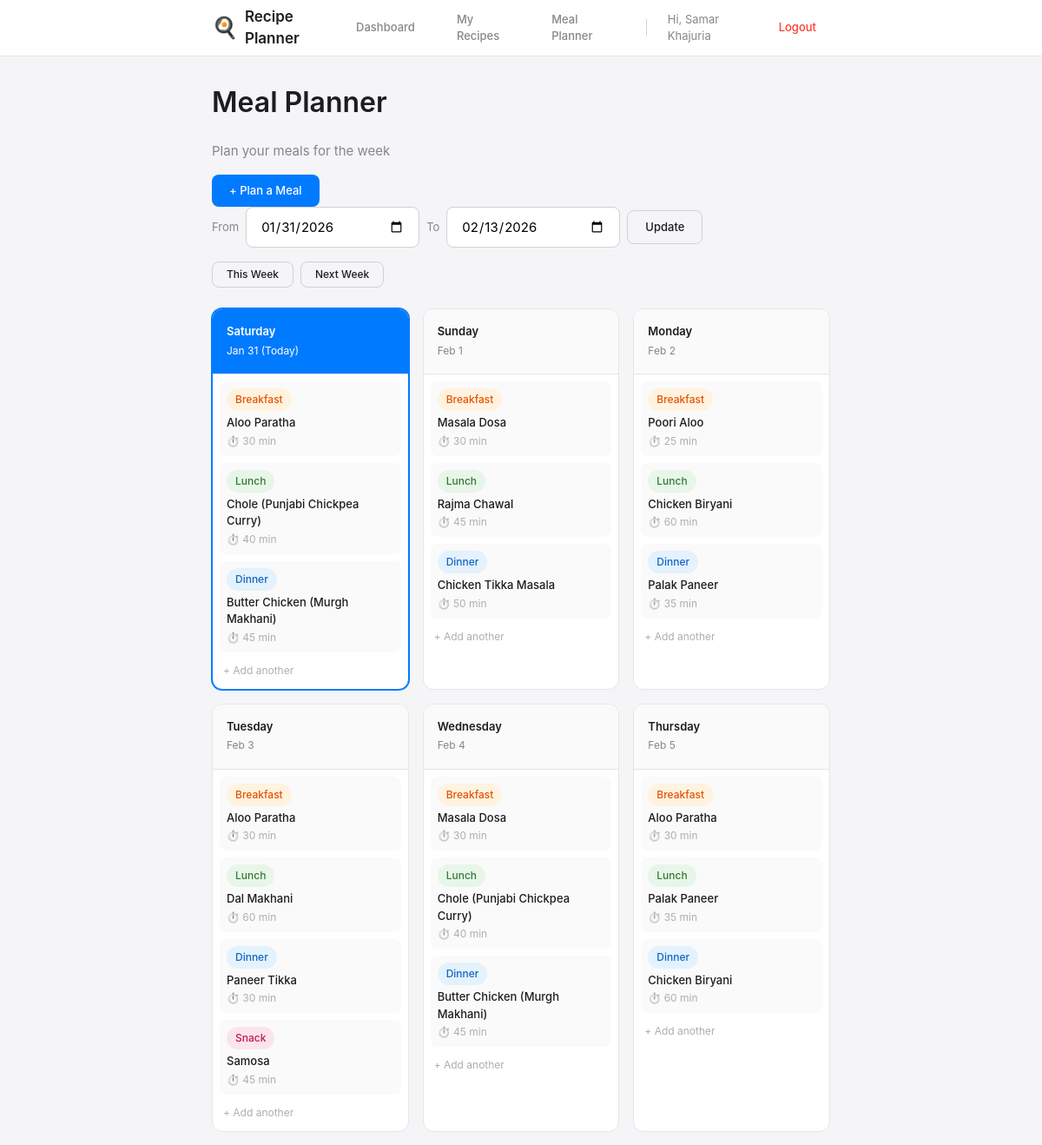
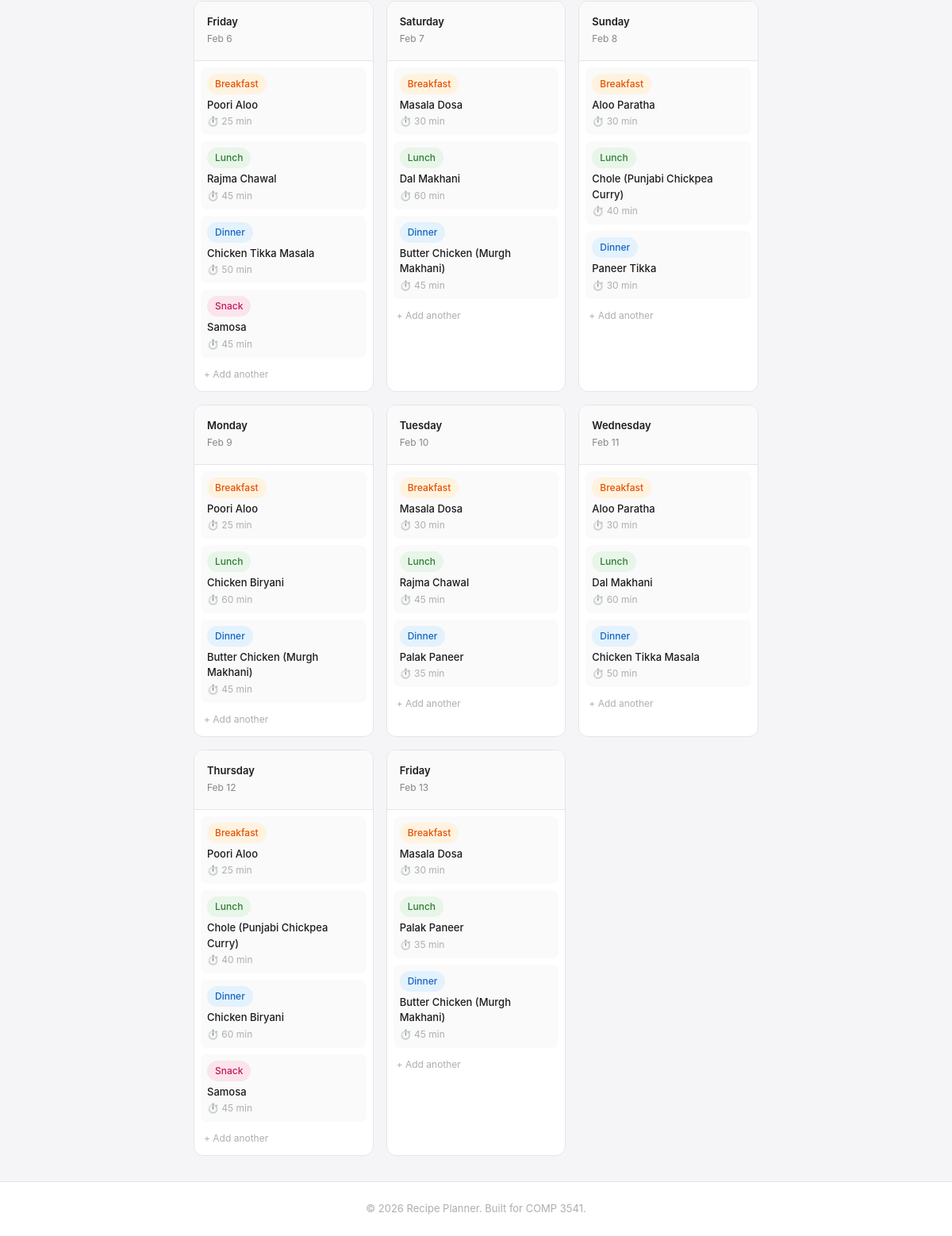
Screenshot of /meals/planner.php (signed in) with the database file from the repository (2 pictures, top to bottom).
### tables this page shows
CREATE TABLE meal_plans (
  id INT AUTO_INCREMENT PRIMARY KEY,
  user_id INT NOT NULL,
  recipe_id INT NOT NULL,
  meal_date DATE NOT NULL,
  meal_type ENUM('breakfast', 'lunch', 'dinner', 'snack') NOT NULL,
  created_at TIMESTAMP DEFAULT CURRENT_TIMESTAMP,
  FOREIGN KEY (user_id) REFERENCES users(id) ON DELETE CASCADE,
  FOREIGN KEY (recipe_id) REFERENCES recipes(id) ON DELETE CASCADE
);

CREATE TABLE recipes (
  id INT AUTO_INCREMENT PRIMARY KEY,
  user_id INT NOT NULL,
  title VARCHAR(255) NOT NULL,
  description TEXT,
  ingredients TEXT NOT NULL,
  instructions TEXT NOT NULL,
  prep_time INT DEFAULT 0 COMMENT 'Preparation time in minutes',
  created_at TIMESTAMP DEFAULT CURRENT_TIMESTAMP,
  FOREIGN KEY (user_id) REFERENCES users(id) ON DELETE CASCADE
);

### includes/database.php (called while the page is built, shortened)
<?php
$dsn = 'mysql:host=localhost;dbname=recipe_planner';
$username = 'root';
$password = 'root';
$options = [
  PDO::ATTR_ERRMODE => PDO::ERRMODE_EXCEPTION,
  PDO::ATTR_DEFAULT_FETCH_MODE => PDO::FETCH_ASSOC,
];
try {
  $db = new PDO($dsn, $username, $password, $options);
} catch (PDOException $e) {
  $error_message = $e->getMessage();
  include __DIR__ . '/database_error.php';
  exit;
}
function db_query($sql, $params = [])
{
  global $db;
  try {
    $stmt = $db->prepare($sql);
    $stmt->execute($params);
    return $stmt->fetchAll();
  } catch (PDOException $e) {
    $error_message = $e->getMessage();
    include __DIR__ . '/database_error.php';
    exit;
  }
}
?>

### meals/planner.php (the view, shortened to what this page needs)
<?php
require_once __DIR__ . '/../includes/database.php';
$user_id = $_SESSION['user_id'];
$start_date = $_GET['start'] ?? date('Y-m-d');
$end_date = $_GET['end'] ?? date('Y-m-d', strtotime('+13 days'));
$meals = db_query(
    "SELECT mp.id, mp.meal_date, mp.meal_type, mp.created_at,
          r.id as recipe_id, r.title as recipe_title, r.prep_time
   FROM meal_plans mp
   JOIN recipes r ON mp.recipe_id = r.id
   WHERE mp.user_id = ? AND mp.meal_date >= ? AND mp.meal_date <= ?
   ORDER BY mp.meal_date ASC, FIELD(mp.meal_type, 'breakfast', 'lunch', 'dinner', 'snack')",
    [$user_id, $start_date, $end_date]
);
$meals_by_date = [];
foreach ($meals as $meal) {
    $date = $meal['meal_date'];
    if (!isset($meals_by_date[$date])) {
        $meals_by_date[$date] = [];
    }
    $meals_by_date[$date][] = $meal;
}
$date_range = [];
$current = strtotime($start_date);
$end = strtotime($end_date);
while ($current <= $end) {
    $date_range[] = date('Y-m-d', $current);
    $current = strtotime('+1 day', $current);
}
include __DIR__ . '/../includes/header.php';
?>
<div class="page-header">
    <div>
        <h1>Meal Planner</h1>
        <p>Plan your meals for the week</p>
    </div>
    <a href="add.php" class="btn btn-primary">+ Plan a Meal</a>
</div>
<div class="toolbar">
    <form method="GET" action="" class="toolbar-form">
        <div class="date-range-group">
            <label class="form-label-inline">From</label>
            <input type="date" name="start" class="form-input" value="<?= htmlspecialchars($start_date) ?>" />
            <label class="form-label-inline">To</label>
            <input type="date" name="end" class="form-input" value="<?= htmlspecialchars($end_date) ?>" />
            <button type="submit" class="btn btn-secondary">Update</button>
        </div>
    </form>
    <div class="toolbar-spacer"></div>
    <div class="quick-nav">
        <a href="?start=<?= date('Y-m-d') ?>&end=<?= date('Y-m-d', strtotime('+6 days')) ?>"
            class="btn btn-sm btn-secondary">This Week</a>
        <a href="?start=<?= date('Y-m-d', strtotime('next monday')) ?>&end=<?= date('Y-m-d', strtotime('next monday +6 days')) ?>"
            class="btn btn-sm btn-secondary">Next Week</a>
    </div>
</div>
<div class="meal-calendar">
    <?php foreach ($date_range as $date):
        $is_today = $date === date('Y-m-d');
        $is_past = $date < date('Y-m-d');
        $day_meals = $meals_by_date[$date] ?? [];
        $day_name = date('l', strtotime($date));
        $day_date = date('M j', strtotime($date));
        ?>
        <div class="calendar-day <?= $is_today ? 'is-today' : '' ?> <?= $is_past ? 'is-past' : '' ?>">
            <div class="day-header">
                <span class="day-name">
                    <?= $day_name ?>
                </span>
                <span class="day-date">
                    <?= $day_date ?>
                    <?= $is_today ? ' (Today)' : '' ?>
                </span>
            </div>
            <div class="day-meals">
                <?php if (empty($day_meals)): ?>
                    <div class="no-meals">
                        <a href="add.php?date=<?= $date ?>" class="add-meal-link">+ Add meal</a>
                    </div>
                <?php else: ?>
                    <?php foreach ($day_meals as $meal): ?>
                        <div class="meal-card">
                            <div class="meal-card-header">
                                <span class="badge badge-<?= $meal['meal_type'] ?>">
                                    <?= $meal['meal_type'] ?>
                                </span>
                            </div>
                            <div class="meal-card-title">
                                <?= htmlspecialchars($meal['recipe_title']) ?>
                            </div>
                            <div class="meal-card-meta">⏱️
                                <?= $meal['prep_time'] ?> min
                            </div>
                        </div>
                    <?php endforeach; ?>
                    <a href="add.php?date=<?= $date ?>" class="add-meal-link small">+ Add another</a>
                <?php endif; ?>
            </div>
        </div>
    <?php endforeach; ?>
</div>
<?php include __DIR__ . '/../includes/footer.php'; ?>

### main.css (style rules this page uses)
:root { --color-primary: #007aff; --color-primary-hover: #0056b3; --color-danger: #ff3b30; --color-danger-hover: #d32f2f; --color-success: #34c759; --color-warning: #ff9500; --color-white: #ffffff; --color-bg: #f5f5f7; --color-bg-secondary: #fafafa; --color-border: #d1d1d6; --color-border-light: #e5e5ea; --color-text: #1d1d1f; --color-text-secondary: #86868b; --color-text-tertiary: #aeaeb2; --space-xs: 4px; --space-sm: 8px; --space-md: 16px; --space-lg: 24px; --space-xl: 32px; --space-2xl: 48px; --radius-sm: 6px; --radius-md: 8px; --radius-lg: 12px; --radius-xl: 16px; --shadow-sm: 0 1px 2px rgba(0, 0, 0, 0.04); --shadow-md: 0 4px 12px rgba(0, 0, 0, 0.08); --shadow-lg: 0 8px 24px rgba(0, 0, 0, 0.12); --font-family: -apple-system, BlinkMacSystemFont, "Segoe UI", Roboto, Helvetica, Arial, sans-serif; --font-size-xs: 12px; --font-size-sm: 13px; --font-size-base: 15px; --font-size-lg: 17px; --font-size-xl: 20px; --font-size-2xl: 24px; --font-size-3xl: 32px; --max-width: 760px; --header-height: 64px; }
*, *::before, *::after { margin: 0; padding: 0; box-sizing: border-box; }
html { font-size: 16px; -webkit-font-smoothing: antialiased; -moz-osx-font-smoothing: grayscale; }
body { font-family: var(--font-family); font-size: var(--font-size-base); line-height: 1.5; color: var(--color-text); background: var(--color-bg); min-height: 100vh; display: flex; flex-direction: column; }
a { color: var(--color-primary); text-decoration: none; transition: opacity 0.2s ease; }
h1, h2, h3, h4, h5, h6 { font-weight: 600; line-height: 1.3; color: var(--color-text); }
h1 { font-size: var(--font-size-3xl); margin-bottom: var(--space-lg); }
p { margin-bottom: var(--space-md); color: var(--color-text-secondary); }
.btn { display: inline-flex; align-items: center; justify-content: center; gap: var(--space-sm); font-family: var(--font-family); font-size: var(--font-size-sm); font-weight: 500; line-height: 1; padding: 12px 20px; border: none; border-radius: var(--radius-md); cursor: pointer; transition: all 0.2s ease; text-decoration: none; }
.btn-sm { padding: 8px 16px; font-size: var(--font-size-xs); }
.btn-primary { background: var(--color-primary); color: var(--color-white); }
.btn-secondary { background: var(--color-bg); color: var(--color-text); border: 1px solid var(--color-border); }
.form-input, .form-select, .form-textarea { width: 100%; font-family: var(--font-family); font-size: var(--font-size-base); padding: 12px 16px; background: var(--color-white); border: 1px solid var(--color-border); border-radius: var(--radius-md); transition: all 0.2s ease; outline: none; }
.form-input::placeholder { color: var(--color-text-tertiary); }
.toolbar { display: flex; gap: var(--space-md); margin-bottom: var(--space-lg); flex-wrap: wrap; }
.toolbar .form-input, .toolbar .form-select { width: auto; min-width: 200px; }
.toolbar-spacer { flex: 1; }
.badge { display: inline-block; padding: 4px 10px; font-size: var(--font-size-xs); font-weight: 500; border-radius: 100px; text-transform: capitalize; }
.badge-breakfast { background: #fff3e0; color: #e65100; }
.badge-lunch { background: #e8f5e9; color: #2e7d32; }
.badge-dinner { background: #e3f2fd; color: #1565c0; }
.badge-snack { background: #fce4ec; color: #c2185b; }

### rows the page displays
meal_plans: meal_type "Breakfast", recipe.title "Aloo Paratha", recipe.prep_time "30"
meal_plans: meal_type "Lunch", recipe.title "Chole (Punjabi Chickpea Curry)", recipe.prep_time "40"
meal_plans: meal_type "Dinner", recipe.title "Butter Chicken (Murgh Makhani)", recipe.prep_time "45"
meal_plans: meal_type "Breakfast", recipe.title "Masala Dosa", recipe.prep_time "30"
meal_plans: meal_type "Lunch", recipe.title "Rajma Chawal", recipe.prep_time "45"
meal_plans: meal_type "Dinner", recipe.title "Chicken Tikka Masala", recipe.prep_time "50"
meal_plans: meal_type "Breakfast", recipe.title "Poori Aloo", recipe.prep_time "25"
meal_plans: meal_type "Lunch", recipe.title "Chicken Biryani", recipe.prep_time "60"
meal_plans: meal_type "Dinner", recipe.title "Palak Paneer", recipe.prep_time "35"
meal_plans: meal_type "Breakfast", recipe.title "Aloo Paratha", recipe.prep_time "30"
meal_plans: meal_type "Lunch", recipe.title "Dal Makhani", recipe.prep_time "60"
meal_plans: meal_type "Dinner", recipe.title "Paneer Tikka", recipe.prep_time "30"
meal_plans: meal_type "Snack", recipe.title "Samosa", recipe.prep_time "45"
meal_plans: meal_type "Breakfast", recipe.title "Masala Dosa", recipe.prep_time "30"
meal_plans: meal_type "Lunch", recipe.title "Chole (Punjabi Chickpea Curry)", recipe.prep_time "40"
meal_plans: meal_type "Dinner", recipe.title "Butter Chicken (Murgh Makhani)", recipe.prep_time "45"
meal_plans: meal_type "Breakfast", recipe.title "Aloo Paratha", recipe.prep_time "30"
meal_plans: meal_type "Lunch", recipe.title "Palak Paneer", recipe.prep_time "35"
meal_plans: meal_type "Dinner", recipe.title "Chicken Biryani", recipe.prep_time "60"
meal_plans: meal_type "Breakfast", recipe.title "Poori Aloo", recipe.prep_time "25"
meal_plans: meal_type "Lunch", recipe.title "Rajma Chawal", recipe.prep_time "45"
meal_plans: meal_type "Dinner", recipe.title "Chicken Tikka Masala", recipe.prep_time "50"
meal_plans: meal_type "Snack", recipe.title "Samosa", recipe.prep_time "45"
meal_plans: meal_type "Breakfast", recipe.title "Masala Dosa", recipe.prep_time "30"
meal_plans: meal_type "Lunch", recipe.title "Dal Makhani", recipe.prep_time "60"
meal_plans: meal_type "Dinner", recipe.title "Butter Chicken (Murgh Makhani)", recipe.prep_time "45"
meal_plans: meal_type "Breakfast", recipe.title "Aloo Paratha", recipe.prep_time "30"
meal_plans: meal_type "Lunch", recipe.title "Chole (Punjabi Chickpea Curry)", recipe.prep_time "40"
meal_plans: meal_type "Dinner", recipe.title "Paneer Tikka", recipe.prep_time "30"
meal_plans: meal_type "Breakfast", recipe.title "Poori Aloo", recipe.prep_time "25"
meal_plans: meal_type "Lunch", recipe.title "Chicken Biryani", recipe.prep_time "60"
meal_plans: meal_type "Dinner", recipe.title "Butter Chicken (Murgh Makhani)", recipe.prep_time "45"
meal_plans: meal_type "Breakfast", recipe.title "Masala Dosa", recipe.prep_time "30"
meal_plans: meal_type "Lunch", recipe.title "Rajma Chawal", recipe.prep_time "45"
meal_plans: meal_type "Dinner", recipe.title "Palak Paneer", recipe.prep_time "35"
meal_plans: meal_type "Breakfast", recipe.title "Aloo Paratha", recipe.prep_time "30"
meal_plans: meal_type "Lunch", recipe.title "Dal Makhani", recipe.prep_time "60"
meal_plans: meal_type "Dinner", recipe.title "Chicken Tikka Masala", recipe.prep_time "50"
meal_plans: meal_type "Breakfast", recipe.title "Poori Aloo", recipe.prep_time "25"
meal_plans: meal_type "Lunch", recipe.title "Chole (Punjabi Chickpea Curry)", recipe.prep_time "40"
meal_plans: meal_type "Dinner", recipe.title "Chicken Biryani", recipe.prep_time "60"
meal_plans: meal_type "Snack", recipe.title "Samosa", recipe.prep_time "45"
meal_plans: meal_type "Breakfast", recipe.title "Masala Dosa", recipe.prep_time "30"
meal_plans: meal_type "Lunch", recipe.title "Palak Paneer", recipe.prep_time "35"
meal_plans: meal_type "Dinner", recipe.title "Butter Chicken (Murgh Makhani)", recipe.prep_time "45"

### other values shown
$user_name "Samar Khajuria"
$day_name "Saturday"
$day_date "Jan 31"
$day_name "Sunday"
$day_date "Feb 1"
$day_name "Monday"
$day_date "Feb 2"
$day_name "Tuesday"
$day_date "Feb 3"
$day_name "Wednesday"
$day_date "Feb 4"
$day_name "Thursday"
$day_date "Feb 5"
$day_name "Friday"
$day_date "Feb 6"
